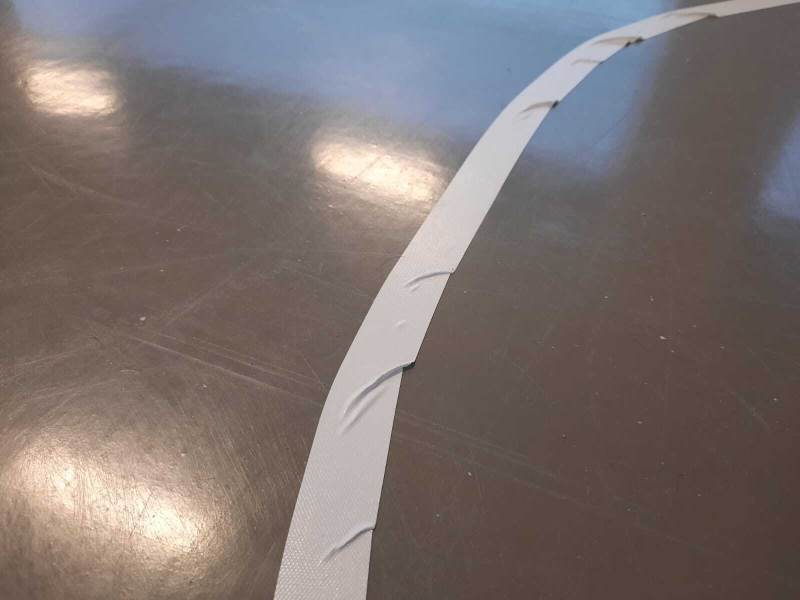
#> input picture codes_arch/python_code_modules/test_img5.jpg, 1600 x 1200 px (shown at 1/2 size)
$ python -i line_detection.py   (imports and definitions only)
#> lines starting #> are read from the running program, lines starting #| are printed output that depends on the picture
# -*- coding: utf-8 -*-
import cv2
import numpy as np
import time
import sys
import os
#from matplotlib import pyplot as plt
from picamera.array import PiRGBArray
from picamera import PiCamera

script_dir = os.path.dirname(os.path.abspath(__file__))
timer = time.time()

#image = cv2.imread(script_dir + r'/example_image/photo_carrefour2.jpg')
#print(image.shape)

# [1 line not run here, left out]

###video = cv2.VideoCapture(0)

# [9 lines left out: function warpImg, not called in this run]

def convert_to_HSV(frame):
    hsv = cv2.cvtColor(frame, cv2.COLOR_BGR2HSV)
    return hsv

# [36 lines left out: functions detect_edges, region_of_interest, not called in this run]

def detect_line_segments(cropped_edges):
    rho = 1  # precision in pixel, i.e. 1 pixel
    angle = np.pi / 180  # degree in radian, i.e. 1 degree
    min_threshold = 10  # minimal of votes

    line_segments = cv2.HoughLines(cropped_edges, rho, angle, min_threshold,)
    return line_segments

#Get direction of the car based on the line sege
def get_angle(frame,line_segments):
    if line_segments is None:
        return 0,False
    segment = line_segments[0][0]
    height, width,_ = frame.shape
    rho,theta = segment
    a = np.cos(theta)
    if abs(theta - np.pi/2)<np.pi/6:
        return 0,True
    distance = abs(rho/a-height*np.tan(theta))
    if theta > np.pi/2:
        theta = theta - np.pi
    theta = theta * 180 / np.pi
    demi_largeur_camera = width/2
    if abs(distance - demi_largeur_camera) < demi_largeur_camera/20 and abs(theta) > 40:
        return theta*0.5,False
    elif abs(distance - demi_largeur_camera) > demi_largeur_camera/30:
        return (distance - demi_largeur_camera),False
    else:
        return 0,False


### LEGACY - NOT BEING USED
# [26 lines left out: function is_intersection, not called in this run]


def heading_image(frame, steering_angle,
                         line_color=(0, 0, 255), line_width=5):
    heading_im = np.zeros_like(frame)
    height, width, _ = frame.shape

    steering_angle_radian = steering_angle / 180.0 * np.pi
    # find the heading line starting from the bottom of the frame
    x1 = int(width / 2)
    y1 = height
    x2 = int(x1 + height / 2 * np.tan(steering_angle_radian))
    y2 = int(height / 2)

    cv2.line(heading_im, (x1, y1), (x2, y2), line_color, line_width)
    heading_im = cv2.addWeighted(frame, 0.8, heading_im, 1, 1)
    return heading_im

def return_angle(frame):
    gray = cv2.cvtColor(frame, cv2.COLOR_BGR2GRAY)
    blur_frame = cv2.medianBlur(gray, 5)
    frame = cv2.resize(frame, (80, 60))


    edges = cv2.Canny(frame, 100, 200)
    # [7 lines of commented-out code are left out]
    kernel_erode = np.ones((4,4), np.uint8)


    kernel_dilate = np.ones((4,4), np.uint8)
    eroded_mask = cv2.erode(blur_frame, kernel_erode, iterations=1)
    dilated_mask = cv2.dilate(eroded_mask, kernel_dilate, iterations=1)

    line_segments = detect_line_segments(dilated_mask)
    angle,is_intersec = get_angle(frame,line_segments)
    heading_im = heading_image(frame,angle)
    #Display the resulting frame, the cropped edges and the lines on the same image
    #plt.imshow(cropped_edges)
    plt.imshow(heading_im)

    """
    bool_inter,line1,line2 = is_intersection(cropped_edges)
    print(bool_inter)
    if bool_inter:
        #display intersection on heading image
        for x1, y1, x2, y2 in line1:
            cv2.line(heading_im, (x1, y1), (x2, y2), (0, 255, 0), 2)
        for x1, y1, x2, y2 in line2:
            cv2.line(heading_im, (x1, y1), (x2, y2), (0, 255, 0), 2)
        #show on cropped edges
        plt.imshow('heading_image',heading_image)
        print("Intersection at time: ", time.time()-timer)
        #cv2.putText(heading_image, 'Intersection', (10, 30), cv2.FONT_HERSHEY_SIMPLEX, 1, (0, 0, 255), 2, cv2.LINE_AA)
    """

    return angle, is_intersec

# [18 lines not run here, left out]

    # To test in PC
    #angle, is_intersection = return_angle(image)

>>> import cv2
>>> picture = cv2.imread('test_img5.jpg')
#> picture is the input picture: shape (1200, 1600, 3); mean B, G, R 110.7, 113.6, 123.3
>>> result = return_angle(picture)
#> in return_angle, `gray = cv2.cvtColor(frame, cv2.COLOR_BGR2GRAY)`:
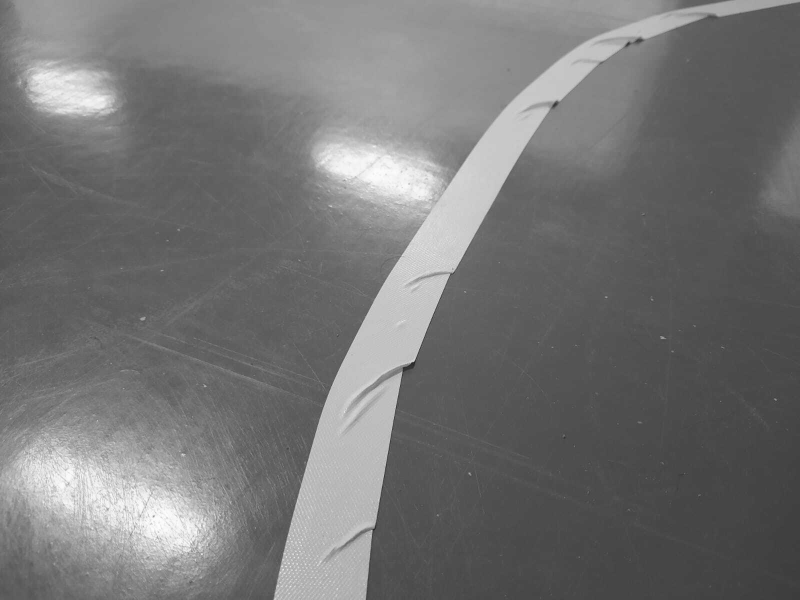
#> gray: shape (1200, 1600) (shown at 1/2 size); min 22, max 254, mean 116.1
#> in return_angle, `frame = cv2.resize(frame, (80, 60))`:
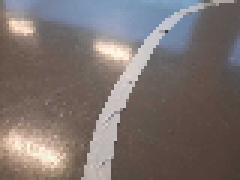
#> frame: shape (60, 80, 3) (shown 3 times larger); mean B, G, R 110.9, 113.7, 123.4
#> in return_angle, `edges = cv2.Canny(frame, 100, 200)`:
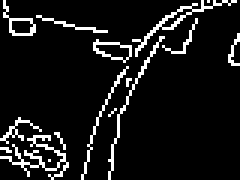
#> edges: shape (60, 80) (shown 3 times larger); 8.9% white in thin lines or dots
#> in get_angle, `segment = line_segments[0][0]`: segment = [849, 0.785]
#> in get_angle, `rho,theta = segment`: rho = 849; theta = 0.785
#> in get_angle, `a = np.cos(theta)`: a = 0.707
#> in get_angle, `distance = abs(rho/a-height*np.tan(theta))`: distance = 1140.7
#> in get_angle, `theta = theta * 180 / np.pi`: theta = 45
#> in return_angle, `angle,is_intersec = get_angle(frame,line_segments)`: angle = 1100.7; is_intersec = False
#> in heading_image, `steering_angle_radian = steering_angle / 180.0 * np.pi`: steering_angle_radian = 19.21
#> in heading_image, `x2 = int(x1 + height / 2 * np.tan(steering_angle_radian))`: x2 = 51
#> in heading_image, `cv2.line(heading_im, (x1, y1), (x2, y2), line_color, line_width)`:
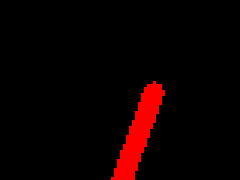
#> heading_im: shape (60, 80, 3) (shown 3 times larger); mean of channels 0, 1, 2 0, 0, 12.4; drawn as B, G, R
#> in heading_image, `heading_im = cv2.addWeighted(frame, 0.8, heading_im, 1, 1)`:
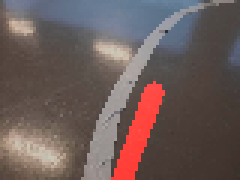
#> heading_im: shape (60, 80, 3) (shown 3 times larger); mean B, G, R 89.7, 92, 108.3
#> (the run stopped early here; a loop or call above may not have finished)

$ run again, on codes_arch/python_code_modules/test_img7.jpg
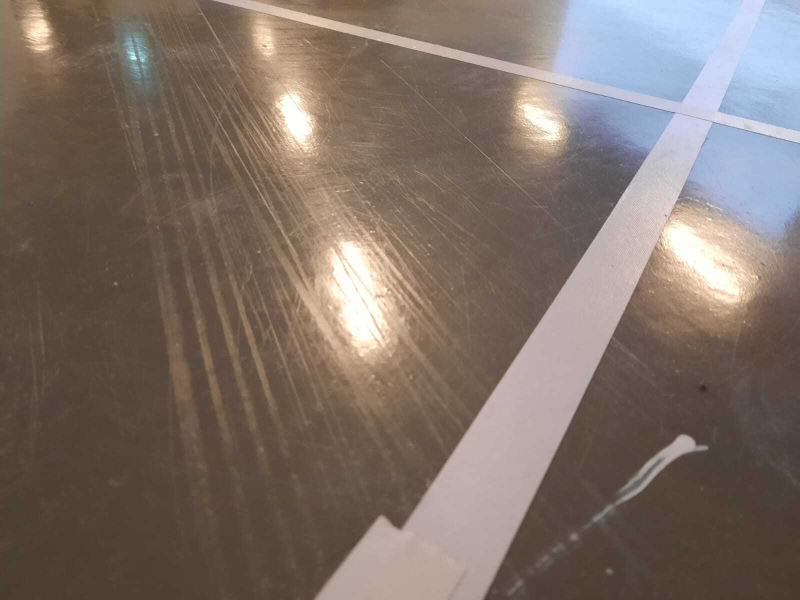
#> input picture codes_arch/python_code_modules/test_img7.jpg, 1600 x 1200 px (shown at 1/2 size)
#> picture is the input picture: shape (1200, 1600, 3); mean B, G, R 103.9, 111.9, 126.6
#> in return_angle, `edges = cv2.Canny(frame, 100, 200)`:
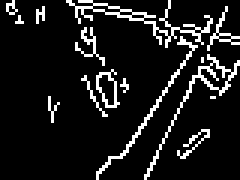
#> edges: shape (60, 80) (shown 3 times larger); 10.6% white in thin lines or dots
#> segment = [849, 0.785]
#> in get_angle, `rho,theta = segment`: rho = 849; theta = 0.785
#> a = 0.707
#> distance = 1140.7
#> in get_angle, `theta = theta * 180 / np.pi`: theta = 45
#> angle = 1100.7; is_intersec = False
#> steering_angle_radian = 19.21
#> x2 = 51
#> in heading_image, `heading_im = cv2.addWeighted(frame, 0.8, heading_im, 1, 1)`:
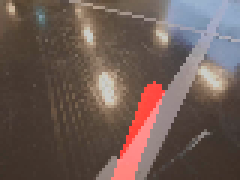
#> heading_im: shape (60, 80, 3) (shown 3 times larger); mean B, G, R 84.2, 90.7, 108.8
